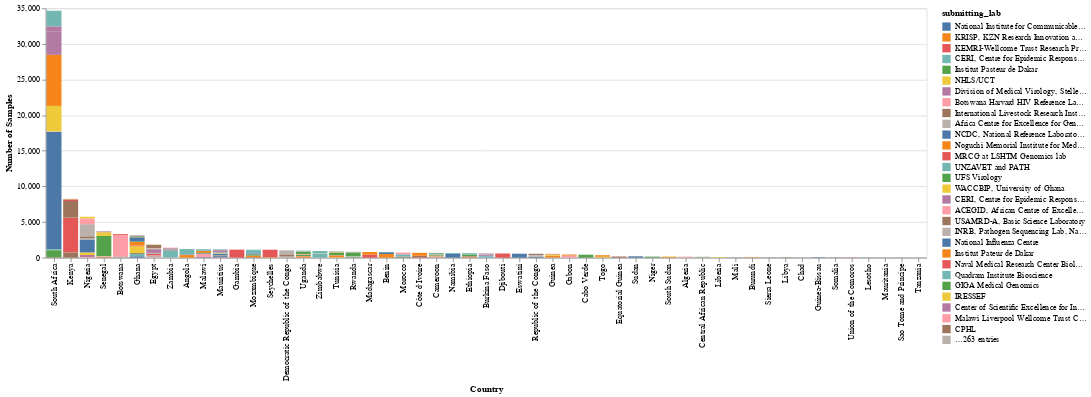

The cell this chart's notebook holds for it:
### Code cell
alt.Chart(
    africa_metadata.groupby(["country", "submitting_lab"])
    .count()
    .reset_index()
    .sort_values("virus", ascending=False)
).mark_bar().encode(
    x=alt.X("country", title="Country", sort="-y"),
    y=alt.Y("sum(virus)", title="Number of Samples"),
    color=alt.Color("submitting_lab", sort="-y"),
    tooltip=["submitting_lab", "sum(virus)"],
)

### Figure 1 — Vega-Lite specification as saved in the notebook (floating-point values rounded to 4 significant figures; data arrays with more than 128 entries replaced by an {"elided": "..."} marker saying what was removed)
{"config": {"view": {"continuousWidth": 400, "continuousHeight": 300}}, "data": {"name": "data-57549668c93b016490f97bec93ed0a55"}, "mark": "bar", "encoding": {"color": {"type": "nominal", "field": "submitting_lab", "sort": "-y"}, "tooltip": [{"type": "nominal", "field": "submitting_lab"}, {"type": "quantitative", "aggregate": "sum", "field": "virus"}], "x": {"type": "nominal", "field": "country", "sort": "-y", "title": "Country"}, "y": {"type": "quantitative", "aggregate": "sum", "field": "virus", "title": "Number of Samples"}}, "$schema": "https://vega.github.io/schema/vega-lite/v4.8.1.json", "datasets": {"data-57549668c93b016490f97bec93ed0a55": {"elided": "358 records"}}}
